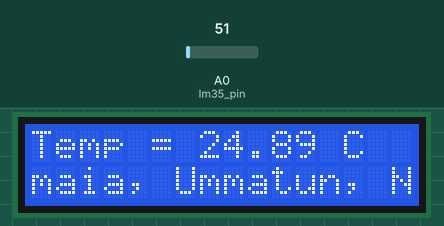
Simulated run of this sketch. Board: Arduino Uno, built with avr-gcc and run on an emulated ATmega328P. On the bench: 16×2 character LCD. The inputs (shaded band) are chosen by the test bench; at power-on: A0 (lm35_pin) = 51. What the sketch prints to the serial monitor is not drawn.

Above: at 1.2 s.
1.3 s: A0 (lm35_pin) set to 61
At 2.1 s:
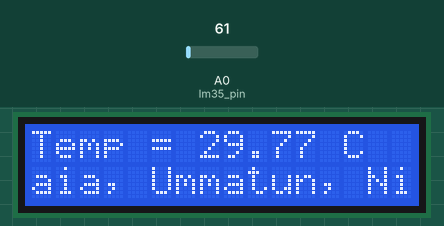
4.4 s: A0 (lm35_pin) set to 22
At 5.3 s:
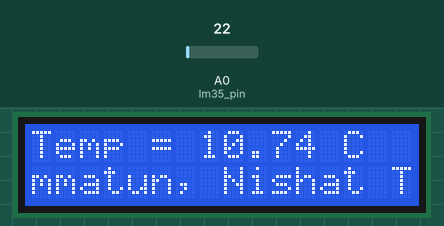
7.5 s: A0 (lm35_pin) set to 18
At 7.9 s:
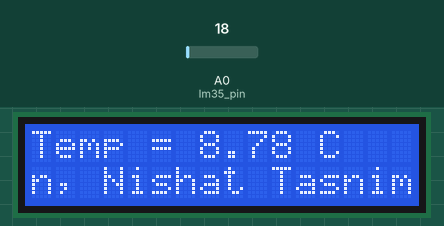
Timing chart, 0 to 10.5 s (numbered marks = the images above; inputs shaded):
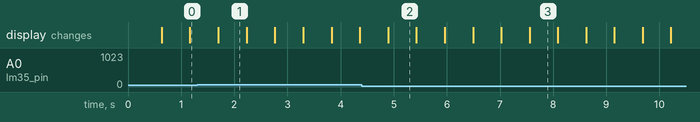

Measured:
- the behaviour switches between 21 and 20 on A0 (lm35_pin) (found by bisection; images 2 and 3)
- what the display in image 1 shows lasts 0.5 s, from 1.7 s to 2.2 s

The sketch:

temparature_with_LCD_display.ino
```cpp
#include <Wire.h>
#include <LiquidCrystal_I2C.h>

const int lm35_pin = A0;
LiquidCrystal_I2C lcd(0x27, 16, 2);

String scrollingMessage = "Sumaia, Ummatun, Nishat Tasnim Mon, Tawhid, Mredul, Ismail Hossain! ";
int scrollIndex = 0;

void setup() {
  lcd.init();
  lcd.clear();
  lcd.backlight();
  Serial.begin(9600);
}

void loop() {
  int temp_adc_val = analogRead(lm35_pin);
  Serial.println(temp_adc_val);
  float temp_val = (temp_adc_val * 4.88) / 10;

  lcd.setCursor(0, 0);
  lcd.print("Temp = ");
  lcd.print(temp_val);
  lcd.print(" C   ");

  lcd.setCursor(0, 1);
  for (int i = 0; i < 16; i++) {
    lcd.print(scrollingMessage[(scrollIndex + i) % scrollingMessage.length()]);
  }

  scrollIndex = (scrollIndex + 1) % scrollingMessage.length();
  delay(500);
}
```
